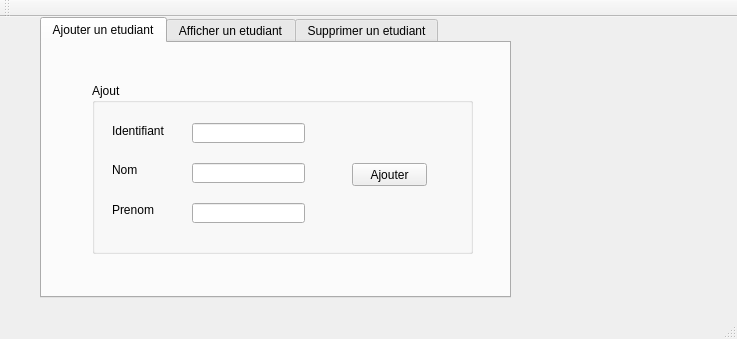
<?xml version="1.0" encoding="UTF-8"?>
<ui version="4.0">
 <class>MainWindow</class>
 <widget class="QMainWindow" name="MainWindow">
  <property name="geometry">
   <rect>
    <x>0</x>
    <y>0</y>
    <width>737</width>
    <height>339</height>
   </rect>
  </property>
  <property name="windowTitle">
   <string>Gestion des Clients</string>
  </property>
  <widget class="QWidget" name="centralWidget">
   <widget class="QTabWidget" name="tabWidget">
    <property name="geometry">
     <rect>
      <x>40</x>
      <y>0</y>
      <width>471</width>
      <height>281</height>
     </rect>
    </property>
    <property name="styleSheet">
     <string notr="true">

</string>
    </property>
    <property name="currentIndex">
     <number>0</number>
    </property>
    <widget class="QWidget" name="tab">
     <attribute name="title">
      <string>Ajouter un etudiant</string>
     </attribute>
     <widget class="QGroupBox" name="groupBox">
      <property name="geometry">
       <rect>
        <x>50</x>
        <y>40</y>
        <width>381</width>
        <height>171</height>
       </rect>
      </property>
      <property name="title">
       <string>Ajout</string>
      </property>
      <widget class="QLabel" name="label">
       <property name="geometry">
        <rect>
         <x>20</x>
         <y>40</y>
         <width>61</width>
         <height>16</height>
        </rect>
       </property>
       <property name="text">
        <string>Identifiant</string>
       </property>
      </widget>
      <widget class="QLabel" name="label_2">
       <property name="geometry">
        <rect>
         <x>20</x>
         <y>80</y>
         <width>47</width>
         <height>13</height>
        </rect>
       </property>
       <property name="text">
        <string>Nom</string>
       </property>
      </widget>
      <widget class="QLabel" name="label_3">
       <property name="geometry">
        <rect>
         <x>20</x>
         <y>120</y>
         <width>47</width>
         <height>13</height>
        </rect>
       </property>
       <property name="text">
        <string>Prenom</string>
       </property>
      </widget>
      <widget class="QLineEdit" name="le_id">
       <property name="geometry">
        <rect>
         <x>100</x>
         <y>40</y>
         <width>113</width>
         <height>20</height>
        </rect>
       </property>
      </widget>
      <widget class="QLineEdit" name="le_nom">
       <property name="geometry">
        <rect>
         <x>100</x>
         <y>80</y>
         <width>113</width>
         <height>20</height>
        </rect>
       </property>
      </widget>
      <widget class="QLineEdit" name="le_prenom">
       <property name="geometry">
        <rect>
         <x>100</x>
         <y>120</y>
         <width>113</width>
         <height>20</height>
        </rect>
       </property>
      </widget>
      <widget class="QPushButton" name="pb_ajouter">
       <property name="geometry">
        <rect>
         <x>260</x>
         <y>80</y>
         <width>75</width>
         <height>23</height>
        </rect>
       </property>
       <property name="text">
        <string>Ajouter</string>
       </property>
      </widget>
     </widget>
    </widget>
    <widget class="QWidget" name="tab_2">
     <attribute name="title">
      <string>Afficher un etudiant</string>
     </attribute>
     <widget class="QTableView" name="tableView">
      <property name="geometry">
       <rect>
        <x>20</x>
        <y>40</y>
        <width>421</width>
        <height>192</height>
       </rect>
      </property>
     </widget>
    </widget>
    <widget class="QWidget" name="tab_3">
     <attribute name="title">
      <string>Supprimer un etudiant</string>
     </attribute>
     <widget class="QLabel" name="label_4">
      <property name="geometry">
       <rect>
        <x>50</x>
        <y>100</y>
        <width>47</width>
        <height>13</height>
       </rect>
      </property>
      <property name="text">
       <string>ID</string>
      </property>
     </widget>
     <widget class="QLineEdit" name="lineEdit">
      <property name="geometry">
       <rect>
        <x>100</x>
        <y>100</y>
        <width>113</width>
        <height>20</height>
       </rect>
      </property>
     </widget>
     <widget class="QPushButton" name="pushButton">
      <property name="geometry">
       <rect>
        <x>290</x>
        <y>100</y>
        <width>75</width>
        <height>23</height>
       </rect>
      </property>
      <property name="text">
       <string>Supprimer</string>
      </property>
     </widget>
    </widget>
   </widget>
  </widget>
  <widget class="QMenuBar" name="menuBar">
   <property name="geometry">
    <rect>
     <x>0</x>
     <y>0</y>
     <width>737</width>
     <height>21</height>
    </rect>
   </property>
  </widget>
  <widget class="QToolBar" name="mainToolBar">
   <attribute name="toolBarArea">
    <enum>TopToolBarArea</enum>
   </attribute>
   <attribute name="toolBarBreak">
    <bool>false</bool>
   </attribute>
  </widget>
  <widget class="QStatusBar" name="statusBar"/>
 </widget>
 <layoutdefault spacing="6" margin="11"/>
 <resources/>
 <connections/>
</ui>
